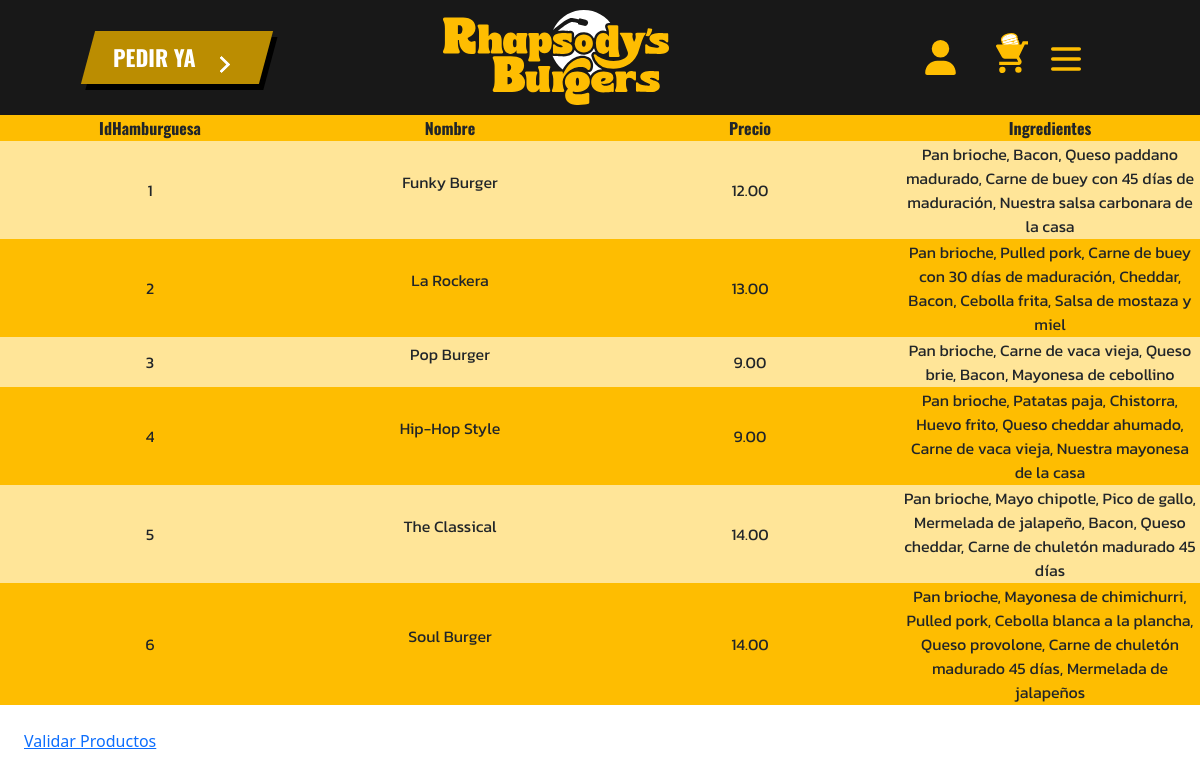
The app's page /gestionarBurgers.php (signed in) with its own data.
### tables this page shows
CREATE TABLE `hamburguesas` (
  `IdHamburguesa` int(11) NOT NULL,
  `Nombre` varchar(255) DEFAULT NULL,
  `Descripcion_corta` varchar(255) DEFAULT NULL,
  `Descripcion` varchar(255) DEFAULT NULL,
  `Precio` decimal(5,2) DEFAULT NULL,
  `Ingredientes` varchar(255) NOT NULL
);

### gestionarBurgers.php (the view, shortened to what this page needs)
<!DOCTYPE html>
<html lang="en">
<head>
    <link rel="stylesheet" href="css/normalize.css">
    <link href="https://cdn.jsdelivr.net/npm/bootstrap@5.3.2/dist/css/bootstrap.min.css" rel="stylesheet">
    <link rel="stylesheet" href="css/gestiones.css">
    <link rel="stylesheet" href="css/header.css">
    <link rel="stylesheet" href="css/footer.css">
</head>
<body>
<?php
include './php/conexion.php';
include './php/header.php';
if(isset($_SESSION["Usu"])){
    $idUsu = $_SESSION["Usu"];
    $consulta1 = "SELECT * FROM `Usuario` WHERE `Apodo` =  ?";
    $stmt = $conexion->prepare($consulta1);
    $stmt->bind_param("s", $idUsu);
    $stmt->execute();
    $result = $stmt->get_result();
    if($result->num_rows > 0){
        $array = $result->fetch_assoc();
        if($array["Tipo_usuario"] == 1){
            $consulta2 = "SELECT * FROM `Hamburguesas`";
            $stmt2 = $conexion->prepare($consulta2);
            $stmt2->execute();
            $result2 = $stmt2->get_result();
            if($result2->num_rows > 0){
                echo "<table>";
                echo "<tr><th>IdHamburguesa</th><th>Nombre</th><th>Precio</th><th>Ingredientes</th></tr>";
                foreach ($result2 as $hamburguesa) {
                    echo "<tr>";
                    echo "<td>" . $hamburguesa['IdHamburguesa'] . "</td>";
                    echo "<td><p>" . $hamburguesa['Nombre'] . "</p></td>";
                    echo "<td>" . $hamburguesa['Precio'] . "</td>";
                    echo "<td>" . $hamburguesa['Ingredientes'] . "</td>";
                    echo "</tr>";
                }
                echo "</table>";
                echo "<nav class='menu'><a href=./admin.php>Validar Productos</a></nav>";
            }else{
                echo "<p style=text-align:center>No hay hamburguesas</p>";
                echo "<nav class='menu'><a href=./admin>Validar Zapatillas</a></nav>";
            }
        }else{
            echo("<h4>ERROR 404 NOT FOUND</h4>");
        }
    }else{
        echo("<h4>ERROR 404 NOT FOUND</h4>");
    }
    }else{
        echo("<h4>ERROR 404 NOT FOUND</h4>");
    }
?>
</body>
</html>

### css/gestiones.css (style rules this page uses)
:root { --principal: #181818; --secundario:#FEBD01; --tercer: #fff8ec; --cuarto:#bb8d01; --quinto: #BF9D73; --letra2: #000000; --letra3: #d8dddb; --kanit: 'Kanit', sans-serif; --karla: 'Karla', sans-serif; --oswald: 'Oswald', sans-serif; }
table { text-align: center; width: 100vw; }
tr th { font-family: var(--oswald); }
tr th:first-child { text-align: center; }
tr td:first-child { text-align: center; }
tr:nth-child(odd) { background-color: var(--secundario); }
tr:nth-child(even) { background-color: #ffe598; }
tr { width: 100vw; overflow: hidden; }
td { width: 20vw; font-family: var(--kanit); }
table { margin-right: 10px; }

### css/header.css (style rules this page uses)
:root { --principal: #181818; --secundario:#FEBD01; --tercer: #fff8ec; --cuarto:#bb8d01; --quinto: #BF9D73; --letra2: #000000; --letra3: #d8dddb; --kanit: 'Kanit', sans-serif; --karla: 'Karla', sans-serif; --oswald: 'Oswald', sans-serif; }
body { overflow-x: hidden; }
nav { margin: 24px; }
.menu { list-style: none; }

### css/footer.css (style rules this page uses)
:root { --principal: #181818; --secundario:#FEBD01; --tercer: #fff8ec; --cuarto:#bb8d01; --quinto: #BF9D73; --letra2: #000000; --letra3: #d8dddb; --kanit: 'Kanit', sans-serif; --karla: 'Karla', sans-serif; --oswald: 'Oswald', sans-serif; }

### records on screen
hamburguesas: IdHamburguesa "1", Nombre "Funky Burger", Precio "12.00", Ingredientes "Pan brioche, Bacon, Queso paddano madurado, Carne de buey con 45 días de maduración, Nuestra salsa carbonara de la casa"
hamburguesas: IdHamburguesa "2", Nombre "La Rockera", Precio "13.00", Ingredientes "Pan brioche, Pulled pork, Carne de buey con 30 días de maduración, Cheddar, Bacon, Cebolla frita, Salsa de mostaza y miel"
hamburguesas: IdHamburguesa "3", Nombre "Pop Burger", Precio "9.00", Ingredientes "Pan brioche, Carne de vaca vieja, Queso brie, Bacon, Mayonesa de cebollino"
hamburguesas: IdHamburguesa "4", Nombre "Hip-Hop Style", Precio "9.00", Ingredientes "Pan brioche, Patatas paja, Chistorra, Huevo frito, Queso cheddar ahumado, Carne de vaca vieja, Nuestra mayonesa de la casa"
hamburguesas: IdHamburguesa "5", Nombre "The Classical", Precio "14.00", Ingredientes "Pan brioche, Mayo chipotle, Pico de gallo, Mermelada de jalapeño, Bacon, Queso cheddar, Carne de chuletón madurado 45 días"
hamburguesas: IdHamburguesa "6", Nombre "Soul Burger", Precio "14.00", Ingredientes "Pan brioche, Mayonesa de chimichurri, Pulled pork, Cebolla blanca a la plancha, Queso provolone, Carne de chuletón madurado 45 días, Mermelada de jalapeños"
